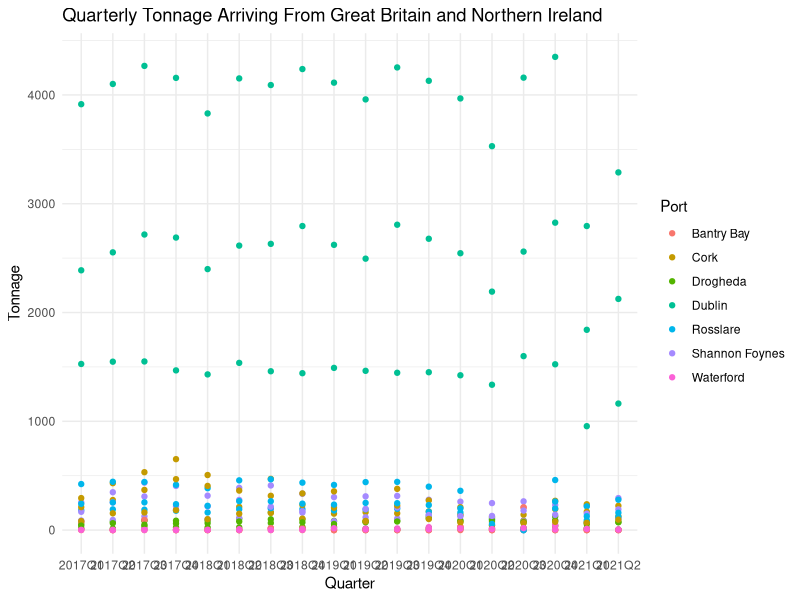

Recreate this plot in R.
# BIS 044 - Assignment 05 Solution

library(tidyverse)

# Clear out Console and Enviroment
rm(list=ls(all=TRUE))
cat("\014")

tonnage <- read.csv("TBQ05.20211116133909.csv")
str(tonnage)
tonnage$VALUE <- as.numeric(tonnage$VALUE)
tonnage$VALUE[is.na(tonnage$VALUE)] <- 0
tonnage$Region.of.Trade <- as.factor(tonnage$Region.of.Trade)
by(tonnage$VALUE,tonnage$Region.of.Trade,sum)


tonnage<-tonnage[which(tonnage$Port!="All Main Irish Ports" &
                         tonnage$C01713V02044 =="1"),]

ggplot(data=tonnage) + 
  geom_point(aes(x=Quarter,y=VALUE, color=Port)) + 
  ggtitle("Quarterly Tonnage Arriving From Great Britain and Northern Ireland") + 
  xlab("Quarter") + 
  ylab("Tonnage") +
  theme_minimal()
